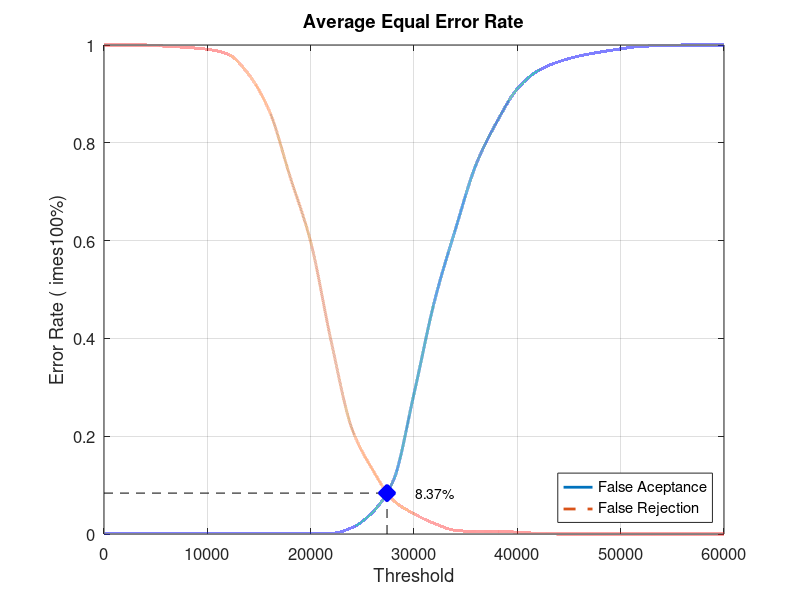
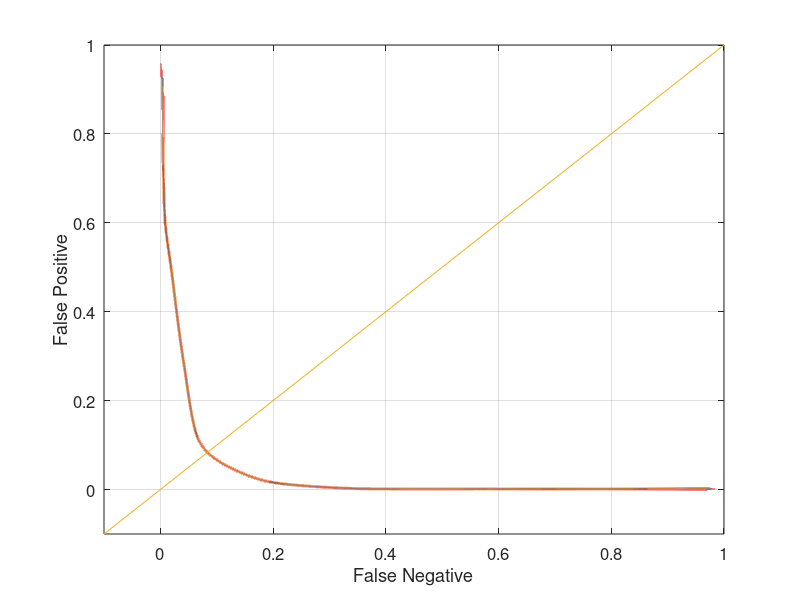

Recreate these plots in MATLAB, in order.
close all;
clear;
clc;
x = 0:2000:60000;
xq = 0:0.5:60000;

y0 = [0 0.00131579 0.00131579 0.00131579 0.00131579 0.00131579 0.00131579 0.00131579 0.00131579 0.00131579 0.00131579 0.00131579 0.0131579 0.0447368 0.109211 0.286842 0.477632 0.622368 0.755263 0.842105 0.910526 0.947368 0.965789 0.977632 0.985526 0.992105 0.997368 0.998684 1 1 1]
yy0 = interp1(x, y0, xq, 'pchip');
y1 = [1 1 1 0.9975 0.995 0.99125 0.98125 0.94 0.865 0.73125 0.5975 0.3925 0.215 0.13125 0.06875 0.04125 0.02125 0.0075 0.005 0.005 0.00375 0.00125 0 0 0 0 0 0 0 0 0]
yy1 = interp1(x, y1, xq, 'pchip');

% Calculating EER: 
y2 = abs(y0 - y1);
find(y2 == min(y2))
yy2 = abs(yy0 - yy1);
xEER = find(yy2 == min(yy2));
xEERIndex = xq(xEER) % X-axis EER
yEER = yy0(xEER) % Y-axis EER

main = figure
plot(xq, yy0,'-','LineWidth', 2);	hold on
plot(xq, yy1,'--','LineWidth', 2);	hold on
plot([xEERIndex xEERIndex], [0 yEER], 'k--');	hold on
plot([0 xEERIndex], [yEER yEER], 'k--');	hold on
plot(xEERIndex, yEER, 'bx', 'LineWidth', 10);	hold on
text(xEERIndex + 10 * xEERIndex / 100, yEER, [num2str(round((10000 * yEER)) / 100) '%'])
legend('False Aceptance', 'False Rejection', 'Location', 'SouthEast')
xlabel('Threshold')
ylabel('Error Rate (	imes100%)')
title('Average Equal Error Rate')
set(gca, 'FontSize', 12)
axis([0 60000 0 1])
grid on

print(main, 'Experiment3AverageMain', '-dpng');
FNRxFPR = figure('Color', [1 1 1]);
plot(yy1, yy0, '-', yy1, yy0, 'LineWidth', 2);
hold on
y = -0.1:0.1:1
plot(y, y); 
set(gca, 'FontSize', 12)
xlabel('False Negative')
ylabel('False Positive')
axis([-0.1 1 -0.1 1])
set(gca, 'FontSize', 12)
grid on

print(FNRxFPR, 'Experiment3AverageFNRxFPR','-dpng');
